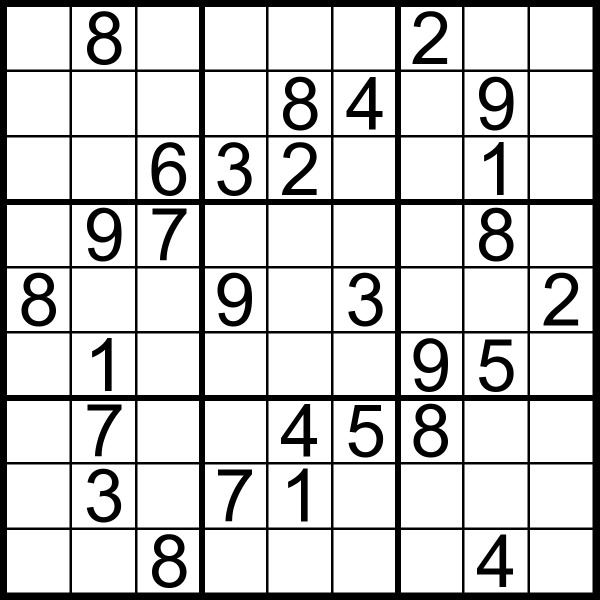
#> input picture server/flaskapi/defaultSudoku.png, 1200 x 1200 px (shown at 1/2 size)
$ python -i sudoku_recognizer.py   (imports and definitions only)
#> lines starting #> are read from the running program, lines starting #| are printed output that depends on the picture; after the words box and inside, x2 and y2 are one past the last pixel; in counts of white or black regions, pixels touching at a corner belong together
import os
os.environ['TF_ENABLE_ONEDNN_OPTS'] = '0'  # Disables oneDNN warnings
os.environ['TF_CPP_MIN_LOG_LEVEL'] = '2'    # Suppresses TensorFlow INFO messages
import warnings
# [1 line not run here, left out]

import cv2
import numpy as np
import tflite_runtime.interpreter as tflite
import concurrent.futures


# --- Global variables for process-local TFLite interpreter ---
process_local_interpreter = None
process_input_details = None
process_output_details = None

# [20 lines left out: function init_process, not called in this run]

# --- Create output directories ---
# [1 line not run here, left out]

# [10 lines left out: function print_grid, not called in this run]

def crop_cell(image):
    """Remove grid line borders from cell"""
    return image[4:-4, 4:-4]

def preprocess(image):
    """Convert to grayscale and adaptive thresholding"""
    gray = cv2.cvtColor(image, cv2.COLOR_BGR2GRAY)
    blur = cv2.GaussianBlur(gray, (3, 3), 3)
    threshold_img = cv2.adaptiveThreshold(
        blur, 255, cv2.ADAPTIVE_THRESH_GAUSSIAN_C,
        cv2.THRESH_BINARY_INV, 11, 2
    )
    cv2.imwrite("output/preprocessed.jpg", threshold_img)
    return threshold_img

def find_biggest_contour(image, original):
    """Find largest 4-point contour in threshold image"""
    contours, _ = cv2.findContours(image, cv2.RETR_EXTERNAL, cv2.CHAIN_APPROX_SIMPLE)
    biggest = None
    max_area = 0

    for contour in contours:
        area = cv2.contourArea(contour)
        if area > 500:
            peri = cv2.arcLength(contour, True)
            approx = cv2.approxPolyDP(contour, 0.02 * peri, True)
            if len(approx) == 4 and area > max_area:
                biggest = approx
                max_area = area

    debug_image = original.copy()
    cv2.drawContours(debug_image, contours, -1, (0, 255, 0), 2)
    if biggest is not None:
        cv2.drawContours(debug_image, [biggest], -1, (0, 0, 255), 3)
    cv2.imwrite("output/contours_detected.jpg", debug_image)

    return biggest

def warp_grid(image, biggest_contour):
    """Perspective transform to square grid"""
    if biggest_contour is None:
        return None

    points = biggest_contour.reshape(4, 2).astype(np.float32)
    rect = np.zeros((4, 2), dtype=np.float32)

    # Order points: top-left, top-right, bottom-left, bottom-right
    s = points.sum(axis=1)
    rect[0] = points[np.argmin(s)]  # Top-left
    rect[3] = points[np.argmax(s)]  # Bottom-right

    d = np.diff(points, axis=1)
    rect[1] = points[np.argmin(d)]  # Top-right
    rect[2] = points[np.argmax(d)]  # Bottom-left

    # Destination points for perspective transform
    dst = np.float32([[0, 0], [450, 0], [0, 450], [450, 450]])
    matrix = cv2.getPerspectiveTransform(rect, dst)
    warped = cv2.warpPerspective(image, matrix, (450, 450))
    cv2.imwrite("output/warped_grid.jpg", warped)
    return warped

def extract_cells_from_grid(grid_image):
    """Split warped grid into 81 cells"""
    h, w = grid_image.shape[:2]
    cell_size = h // 9
    return [
        [crop_cell(grid_image[i*cell_size:(i+1)*cell_size, j*cell_size:(j+1)*cell_size])
         for j in range(9)]
        for i in range(9)
    ]

def center_and_resize(cell):
    """Center digit and resize to 32x32"""
    coords = cv2.findNonZero(cell)
    if coords is not None:
        x, y, w, h = cv2.boundingRect(coords)
        cell = cell[y:y+h, x:x+w]

    h, w = cell.shape
    pad_vert = (max(h, w) - h) // 2
    pad_horz = (max(h, w) - w) // 2
    cell = cv2.copyMakeBorder(cell, pad_vert, pad_vert, pad_horz, pad_horz,
                             cv2.BORDER_CONSTANT, value=0)
    return cv2.resize(cell, (32, 32), interpolation=cv2.INTER_AREA)

def recognize_digit(cell):
    """Preprocess cell and run TFLite inference"""
    global process_local_interpreter, process_input_details, process_output_details

    try:
        # Convert to grayscale if needed
        if len(cell.shape) == 3:
            cell = cv2.cvtColor(cell, cv2.COLOR_BGR2GRAY)

        # Threshold and center
        _, cell = cv2.threshold(cell, 0, 255, cv2.THRESH_BINARY_INV + cv2.THRESH_OTSU)
        processed_cell = center_and_resize(cell)

        # Normalize and add batch/channel dimensions
        normalized = (processed_cell / 255.0).astype(np.float32)
        model_input = np.expand_dims(normalized, axis=(0, -1))  # Shape: (1, 32, 32, 1)

        # Run inference
        process_local_interpreter.set_tensor(process_input_details[0]['index'], model_input)
        process_local_interpreter.invoke()
        output = process_local_interpreter.get_tensor(process_output_details[0]['index'])

        digit = np.argmax(output)
        confidence = np.max(output)
        return digit if confidence > 0.85 else 0
    except Exception as e:
        print(f"Digit recognition failed: {e}")
        return 0

def is_blank(cell):
    """Check if cell is empty using white pixel ratio"""
    white_pixels = cv2.countNonZero(cell)
    return (white_pixels / cell.size) < 0.02

def process_cell(cell):
    """Wrapper for parallel processing"""
    gray_cell = cv2.cvtColor(cell, cv2.COLOR_BGR2GRAY)
    _, threshold_cell = cv2.threshold(gray_cell, 0, 255, cv2.THRESH_BINARY_INV + cv2.THRESH_OTSU)
    return 0 if is_blank(threshold_cell) else recognize_digit(threshold_cell)


# [42 lines left out: function process_sudoku, not called in this run]


def recognize_grid_from_array(image_array):
    preprocessed = preprocess(image_array)
    contour = find_biggest_contour(preprocessed, image_array)
    if contour is None:
        raise ValueError("Sudoku grid not found in image.")

    warped = warp_grid(image_array, contour)
    cells = extract_cells_from_grid(warped)

    sudoku_grid = np.zeros((9, 9), dtype=int)
    with concurrent.futures.ProcessPoolExecutor(initializer=init_process) as executor:
        flat_cells = [cell for row in cells for cell in row]
        results = executor.map(process_cell, flat_cells)
        for idx, digit in enumerate(results):
            i, j = divmod(idx, 9)
            sudoku_grid[i, j] = digit
    return sudoku_grid.tolist()


# [8 lines not run here, left out]

>>> import cv2
>>> picture = cv2.imread('defaultSudoku.png')
#> picture is the input picture: shape (1200, 1200, 3); min 0, max 255, mean 206.7
>>> result = recognize_grid_from_array(picture)
#> in preprocess, `threshold_img = cv2.adaptiveThreshold( blur, 255, cv2.ADAPTIVE_THRESH_..`:
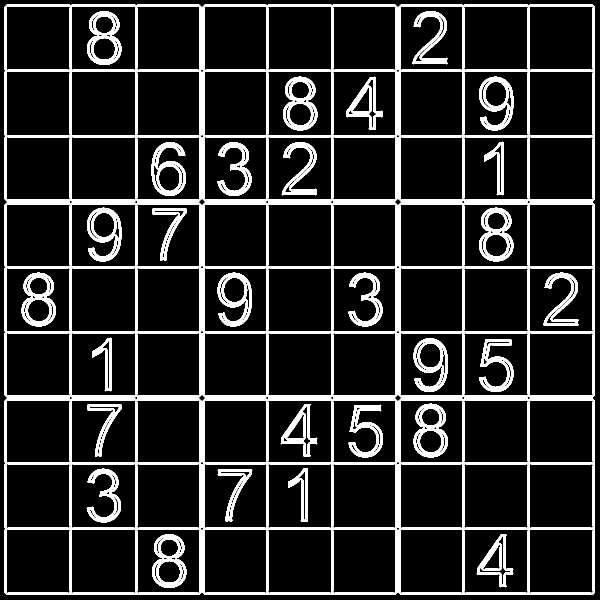
#> threshold_img: shape (1200, 1200) (shown at 1/2 size); 14.2% white; 37 white regions
#> in find_biggest_contour, `contours, _ = cv2.findContours(image, cv2.RETR_EXTERNAL, cv2.CHAIN_APP..`: contours = 9 contours; largest, box (x1, y1, x2, y2) and area: (9, 9, 403, 403) 154393, (9, 797, 403, 1190) 154000, (797, 9, 1190, 403) 154000, (797, 797, 1190, 1190) 153608, (9, 405, 403, 795) 152821
#> the loop in find_biggest_contour, `for contour in contours:` made 9 passes
#> (area, peri, biggest, max_area) on passes 1, 3, 9: (153608, 1565.3, [[801, 797], [797, 1185], [1185, 1189], [1189, 801]], 153608), (154000, 1567.3, [[13, 797], [9, 1185], [398, 1189], [402, 801]], 154000), (154393, 1569.3, [[13, 9], [9, 398], [398, 402], [402, 13]], 154393)
#> (area, peri, approx) on passes 2, 4, 5, 6, 7, 8: (152432, 1559.3, [[409, 797], [405, 1185], [790, 1189], [794, 801]]), (152432, 1559.3, [[801, 405], [797, 790], [1185, 794], [1189, 409]]), (151265, 1553.3, [[409, 405], [405, 790], [790, 794], [794, 409]]), (152821, 1561.3, [[13, 405], [9, 790], [398, 794], [402, 409]]), (154000, 1567.3, [[801, 9], [797, 398], [1185, 402], [1189, 13]]), (152821, 1561.3, [[409, 9], [405, 398], [790, 402], [794, 13]])
#> after the loop in find_biggest_contour, `for contour in contours:`: max_area = 154393
#> in find_biggest_contour, `cv2.drawContours(debug_image, [biggest], -1, (0, 0, 255), 3)`:
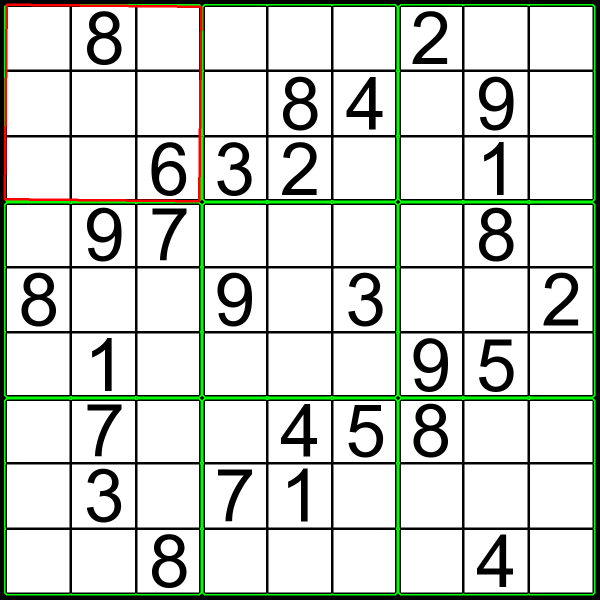
#> debug_image: shape (1200, 1200, 3) (shown at 1/2 size); mean B, G, R 206.6, 213.6, 208
#> in recognize_grid_from_array, `contour = find_biggest_contour(preprocessed, image_array)`: contour = [[13, 9], [9, 398], [398, 402], [402, 13]]
#> in warp_grid, `s = points.sum(axis=1)`: s = [22, 407, 800, 415]
#> in warp_grid, `d = np.diff(points, axis=1)`: d = [-4, 389, 4, -389]
#> in warp_grid, `warped = cv2.warpPerspective(image, matrix, (450, 450))`:
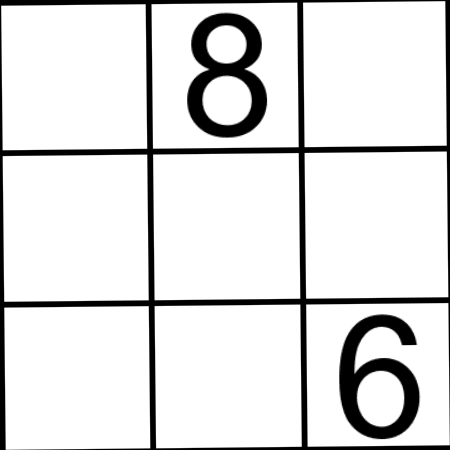
#> warped: shape (450, 450, 3); min 0, max 255, mean 224.2
#> in recognize_grid_from_array, `cells = extract_cells_from_grid(warped)`: cells = 9 items
#> in recognize_grid_from_array, `flat_cells = [cell for row in cells for cell in row]`: flat_cells = 81 items
#> the loop in recognize_grid_from_array, `for idx, digit in enumerate(results):` made 81 passes
#> (i, j) on passes 1 to 12: (0, 0), (0, 1), (0, 2), (0, 3), (0, 4), (0, 5), (0, 6), (0, 7), (0, 8), (1, 0), (1, 1), (1, 2)
#> result = 9 items, first 6: [0, 0, 0, 0, 0, 0, 0, 0, 0], [0, 0, 0, 0, 0, 0, 0, 0, 0], [0, 0, 0, 0, 0, 0, 0, 0, 0], [0, 0, 0, 0, 0, 0, 0, 0, 0], [0, 0, 0, 0, 0, 0, 0, 0, 0], [0, 0, 0, 0, 0, 0, 0, 0, 0]
